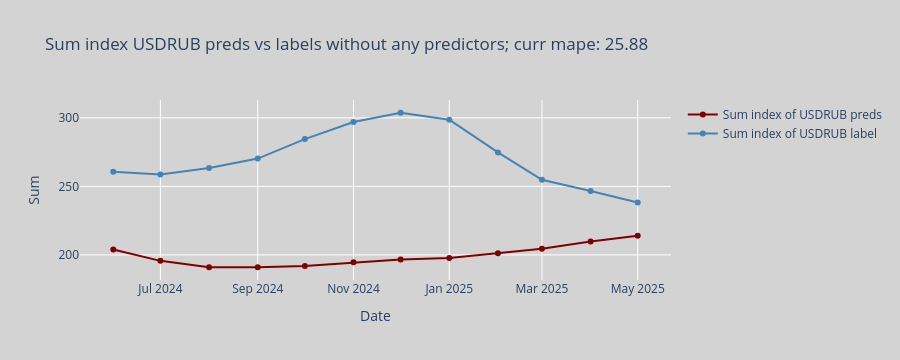
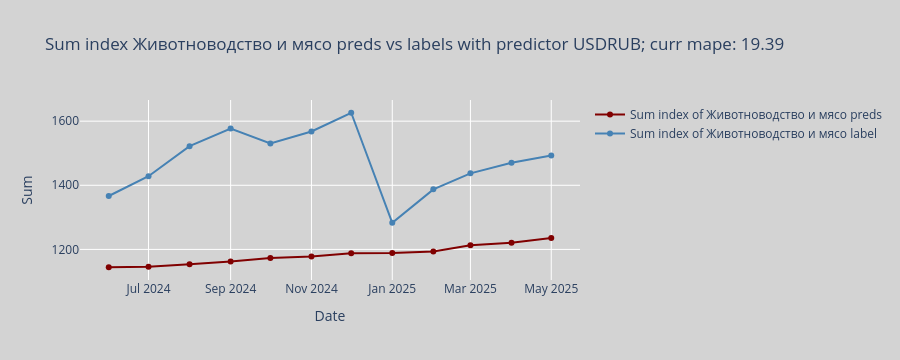
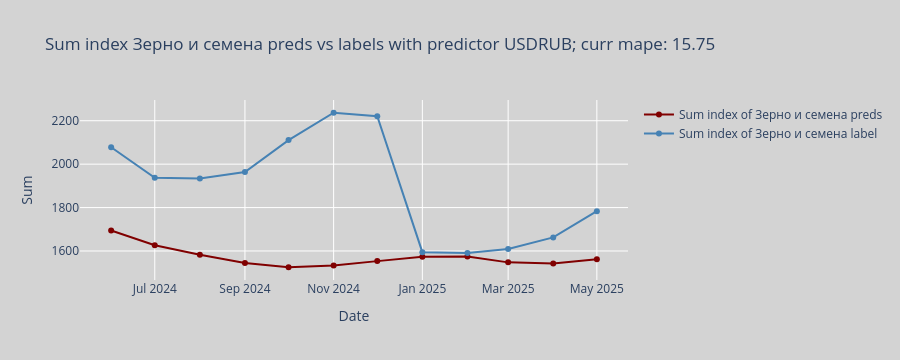
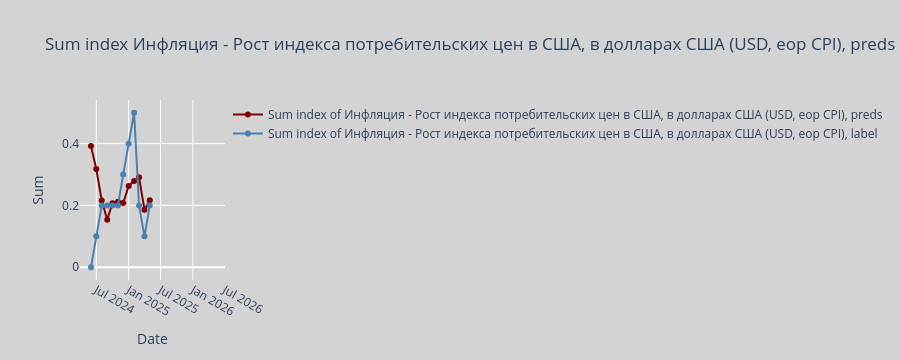

Write notebook code for charts like these, in order.
### Markdown cell above
### predictions

### Code cell
models = train_model_and_eval_res(df_updated,
                         macro_updated,
                         past_idx = past_idx,
                         future_idx = future_idx,
                         predict_up_to=SINGLE_DATAPOINT_TO_PRED,
                         category_map = CATEGORY_MAP,
                         best_predictors_for_idx = BEST_PREDICTORS_FOR_INDEX,
                         target_col_suffix = TARGET_COL_SUFFIX,
                         future_forecaster_ts_name = FUTURE_FORECASTER_TS_NAME,
                         future_forecaster_ts_values = FUTURE_FORECASTER_TS_VALUES,
                         model_name = MODEL_NAME_FOR_FORECASTER,
                         use_future_macro = USE_FUTURE_COV,
                         prediction_horizon = PREDICTION_HORIZON,
                         dir_to_save_plots = f"darts_result_pairs_{MODEL_NAME_FOR_FORECASTER}",
                         dir_to_save_tables = f"darts_result_tables_pairs_{MODEL_NAME_FOR_FORECASTER}",
                         persist_model=PERSIST_MODEL,
                         refit=REFIT_MODEL,
                         prediction_lag=PREDICTOR_LAG,
                         is_backtest=IS_BACKTEST,
                         ts_freq=TS_FREQUENCY,
                         pred_index=new_dates
)
# TODO: Научинтся конвертить в TimeSeries

### Figure 1 — Plotly figure (JSON) as saved in the notebook; plotly's stock layout.template omitted (floating-point values rounded to 4 significant figures)
{"data": [{"hovertemplate": "<b>Prediction</b><br>Date: %{x}<br>Value: %{y:.2f}<br><extra></extra>", "line": {"color": "maroon"}, "mode": "lines+markers", "name": "Sum index of USDRUB preds", "type": "scatter", "x": ["2024-06-01T00:00:00.000000000", "2024-07-01T00:00:00.000000000", "2024-08-01T00:00:00.000000000", "2024-09-01T00:00:00.000000000", "2024-10-01T00:00:00.000000000", "2024-11-01T00:00:00.000000000", "2024-12-01T00:00:00.000000000", "2025-01-01T00:00:00.000000000", "2025-02-01T00:00:00.000000000", "2025-03-01T00:00:00.000000000", "2025-04-01T00:00:00.000000000", "2025-05-01T00:00:00.000000000"], "y": [204.0, 195.7, 191.0, 191.1, 192.0, 194.6, 196.6, 197.7, 201.2, 204.6, 209.8, 214.0]}, {"hovertemplate": "<b>Label</b><br>Date: %{x}<br>Value: %{y:.2f}<br><extra></extra>", "line": {"color": "steelblue"}, "mode": "lines+markers", "name": "Sum index of USDRUB label", "type": "scatter", "x": ["2024-06-01T00:00:00.000000000", "2024-07-01T00:00:00.000000000", "2024-08-01T00:00:00.000000000", "2024-09-01T00:00:00.000000000", "2024-10-01T00:00:00.000000000", "2024-11-01T00:00:00.000000000", "2024-12-01T00:00:00.000000000", "2025-01-01T00:00:00.000000000", "2025-02-01T00:00:00.000000000", "2025-03-01T00:00:00.000000000", "2025-04-01T00:00:00.000000000", "2025-05-01T00:00:00.000000000"], "y": [260.7, 258.7, 263.4, 270.3, 284.5, 297.0, 303.7, 298.6, 274.8, 254.8, 246.6, 238.3]}], "layout": {"height": 360, "hovermode": "x unified", "paper_bgcolor": "lightgray", "plot_bgcolor": "lightgray", "showlegend": true, "title": {"text": "Sum index USDRUB preds vs labels without any predictors; curr mape: 25.88"}, "xaxis": {"autorange": true, "range": ["2024-05-11 10:04:14.5613", "2025-05-21 13:55:45.4387"], "title": {"text": "Date"}, "type": "date"}, "yaxis": {"autorange": true, "range": [181.7, 313.0], "title": {"text": "Sum"}, "type": "linear"}}}

### Figure 2 — Plotly figure (JSON) as saved in the notebook; plotly's stock layout.template omitted (floating-point values rounded to 4 significant figures)
{"data": [{"hovertemplate": "<b>Prediction</b><br>Date: %{x}<br>Value: %{y:.2f}<br><extra></extra>", "line": {"color": "maroon"}, "mode": "lines+markers", "name": "Sum index of Животноводство и мясо preds", "type": "scatter", "x": ["2024-06-01T00:00:00.000000000", "2024-07-01T00:00:00.000000000", "2024-08-01T00:00:00.000000000", "2024-09-01T00:00:00.000000000", "2024-10-01T00:00:00.000000000", "2024-11-01T00:00:00.000000000", "2024-12-01T00:00:00.000000000", "2025-01-01T00:00:00.000000000", "2025-02-01T00:00:00.000000000", "2025-03-01T00:00:00.000000000", "2025-04-01T00:00:00.000000000", "2025-05-01T00:00:00.000000000"], "y": [1144.0, 1146.0, 1154.0, 1162.0, 1173.0, 1178.0, 1188.0, 1189.0, 1194.0, 1213.0, 1221.0, 1236.0]}, {"hovertemplate": "<b>Label</b><br>Date: %{x}<br>Value: %{y:.2f}<br><extra></extra>", "line": {"color": "steelblue"}, "mode": "lines+markers", "name": "Sum index of Животноводство и мясо label", "type": "scatter", "x": ["2024-06-01T00:00:00.000000000", "2024-07-01T00:00:00.000000000", "2024-08-01T00:00:00.000000000", "2024-09-01T00:00:00.000000000", "2024-10-01T00:00:00.000000000", "2024-11-01T00:00:00.000000000", "2024-12-01T00:00:00.000000000", "2025-01-01T00:00:00.000000000", "2025-02-01T00:00:00.000000000", "2025-03-01T00:00:00.000000000", "2025-04-01T00:00:00.000000000", "2025-05-01T00:00:00.000000000"], "y": [1367.0, 1428.0, 1522.0, 1577.0, 1530.0, 1568.0, 1626.0, 1283.0, 1387.0, 1437.0, 1471.0, 1493.0]}], "layout": {"height": 360, "hovermode": "x unified", "paper_bgcolor": "lightgray", "plot_bgcolor": "lightgray", "showlegend": true, "title": {"text": "Sum index Животноводство и мясо preds vs labels with predictor USDRUB; curr mape: 19.39"}, "xaxis": {"autorange": true, "range": ["2024-05-11 01:32:36.08", "2025-05-21 22:27:23.92"], "title": {"text": "Date"}, "type": "date"}, "yaxis": {"autorange": true, "range": [1105.0, 1666.0], "title": {"text": "Sum"}, "type": "linear"}}}

### Figure 3 — Plotly figure (JSON) as saved in the notebook; plotly's stock layout.template omitted (floating-point values rounded to 4 significant figures)
{"data": [{"hovertemplate": "<b>Prediction</b><br>Date: %{x}<br>Value: %{y:.2f}<br><extra></extra>", "line": {"color": "maroon"}, "mode": "lines+markers", "name": "Sum index of Зерно и семена preds", "type": "scatter", "x": ["2024-06-01T00:00:00.000000000", "2024-07-01T00:00:00.000000000", "2024-08-01T00:00:00.000000000", "2024-09-01T00:00:00.000000000", "2024-10-01T00:00:00.000000000", "2024-11-01T00:00:00.000000000", "2024-12-01T00:00:00.000000000", "2025-01-01T00:00:00.000000000", "2025-02-01T00:00:00.000000000", "2025-03-01T00:00:00.000000000", "2025-04-01T00:00:00.000000000", "2025-05-01T00:00:00.000000000"], "y": [1694.0, 1626.0, 1583.0, 1545.0, 1525.0, 1533.0, 1553.0, 1574.0, 1575.0, 1548.0, 1542.0, 1562.0]}, {"hovertemplate": "<b>Label</b><br>Date: %{x}<br>Value: %{y:.2f}<br><extra></extra>", "line": {"color": "steelblue"}, "mode": "lines+markers", "name": "Sum index of Зерно и семена label", "type": "scatter", "x": ["2024-06-01T00:00:00.000000000", "2024-07-01T00:00:00.000000000", "2024-08-01T00:00:00.000000000", "2024-09-01T00:00:00.000000000", "2024-10-01T00:00:00.000000000", "2024-11-01T00:00:00.000000000", "2024-12-01T00:00:00.000000000", "2025-01-01T00:00:00.000000000", "2025-02-01T00:00:00.000000000", "2025-03-01T00:00:00.000000000", "2025-04-01T00:00:00.000000000", "2025-05-01T00:00:00.000000000"], "y": [2078.0, 1937.0, 1934.0, 1964.0, 2111.0, 2237.0, 2221.0, 1595.0, 1591.0, 1609.0, 1663.0, 1783.0]}], "layout": {"height": 360, "hovermode": "x unified", "paper_bgcolor": "lightgray", "plot_bgcolor": "lightgray", "showlegend": true, "title": {"text": "Sum index Зерно и семена preds vs labels with predictor USDRUB; curr mape: 15.75"}, "xaxis": {"autorange": true, "range": ["2024-05-11 05:42:04.4529", "2025-05-21 18:17:55.5471"], "title": {"text": "Date"}, "type": "date"}, "yaxis": {"autorange": true, "range": [1466.0, 2296.0], "title": {"text": "Sum"}, "type": "linear"}}}

### Figure 4 — Plotly figure (JSON) as saved in the notebook; plotly's stock layout.template omitted (floating-point values rounded to 4 significant figures)
{"data": [{"hovertemplate": "<b>Prediction</b><br>Date: %{x}<br>Value: %{y:.2f}<br><extra></extra>", "line": {"color": "maroon"}, "mode": "lines+markers", "name": "Sum index of Инфляция - Рост индекса потребительских цен в США, в долларах США (USD, eop CPI), preds", "type": "scatter", "x": ["2024-06-01T00:00:00.000000000", "2024-07-01T00:00:00.000000000", "2024-08-01T00:00:00.000000000", "2024-09-01T00:00:00.000000000", "2024-10-01T00:00:00.000000000", "2024-11-01T00:00:00.000000000", "2024-12-01T00:00:00.000000000", "2025-01-01T00:00:00.000000000", "2025-02-01T00:00:00.000000000", "2025-03-01T00:00:00.000000000", "2025-04-01T00:00:00.000000000", "2025-05-01T00:00:00.000000000"], "y": [0.392, 0.318, 0.216, 0.154, 0.207, 0.212, 0.208, 0.263, 0.279, 0.291, 0.186, 0.217]}, {"hovertemplate": "<b>Label</b><br>Date: %{x}<br>Value: %{y:.2f}<br><extra></extra>", "line": {"color": "steelblue"}, "mode": "lines+markers", "name": "Sum index of Инфляция - Рост индекса потребительских цен в США, в долларах США (USD, eop CPI), label", "type": "scatter", "x": ["2024-06-01T00:00:00.000000000", "2024-07-01T00:00:00.000000000", "2024-08-01T00:00:00.000000000", "2024-09-01T00:00:00.000000000", "2024-10-01T00:00:00.000000000", "2024-11-01T00:00:00.000000000", "2024-12-01T00:00:00.000000000", "2025-01-01T00:00:00.000000000", "2025-02-01T00:00:00.000000000", "2025-03-01T00:00:00.000000000", "2025-04-01T00:00:00.000000000", "2025-05-01T00:00:00.000000000", "2025-06-01T00:00:00.000000000", "2025-07-01T00:00:00.000000000", "2025-08-01T00:00:00.000000000", "2025-09-01T00:00:00.000000000", "2025-10-01T00:00:00.000000000", "2025-11-01T00:00:00.000000000", "2025-12-01T00:00:00.000000000", "2026-01-01T00:00:00.000000000", "2026-02-01T00:00:00.000000000", "2026-03-01T00:00:00.000000000", "2026-04-01T00:00:00.000000000", "2026-05-01T00:00:00.000000000"], "y": [0.0, 0.1, 0.2, 0.2, 0.2, 0.2, 0.3, 0.4, 0.5, 0.2, 0.1, 0.2, NaN, NaN, NaN, NaN, NaN, NaN, NaN, NaN, NaN, NaN, NaN, NaN]}], "layout": {"height": 360, "hovermode": "x unified", "paper_bgcolor": "lightgray", "plot_bgcolor": "lightgray", "showlegend": true, "title": {"text": "Sum index Инфляция - Рост индекса потребительских цен в США, в долларах США (USD, eop CPI), preds vs labels with predictor USDRUB; curr mape: 0.00"}, "xaxis": {"autorange": true, "range": ["2024-04-10 08:36:43.6939", "2026-06-21 15:23:16.3061"], "title": {"text": "Date"}, "type": "date"}, "yaxis": {"autorange": true, "range": [-0.04126, 0.5413], "title": {"text": "Sum"}, "type": "linear"}}}
